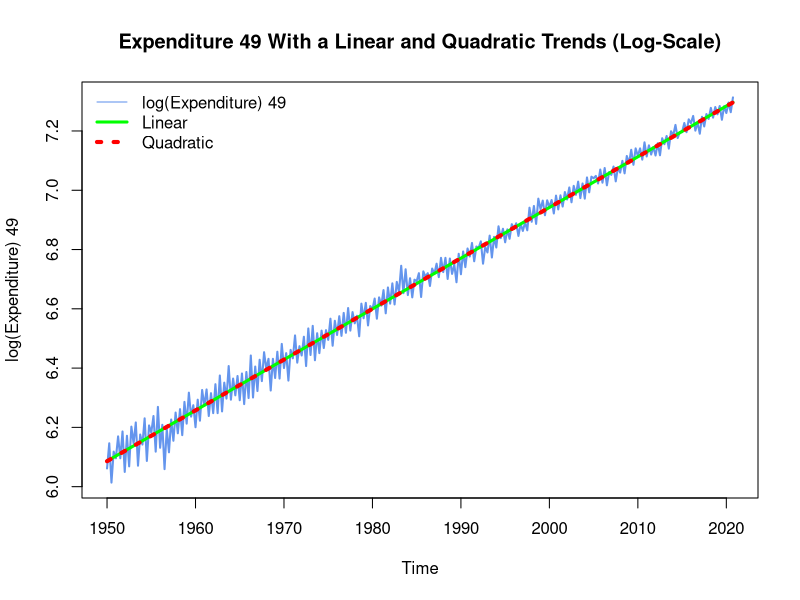
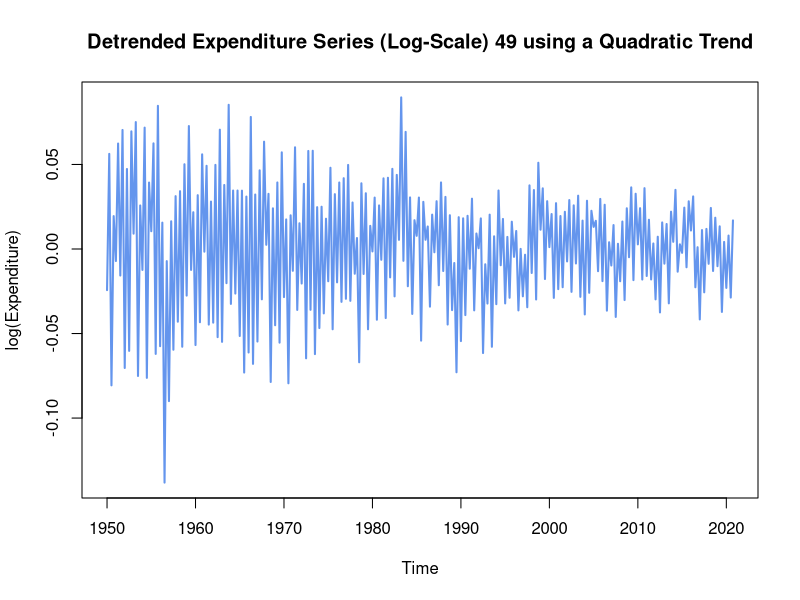
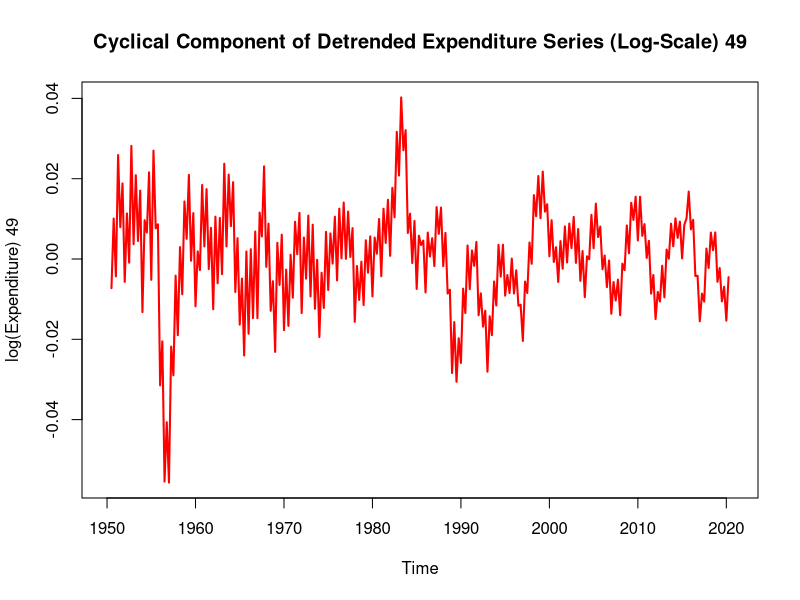

Generate these figures, in order, with R:
data49 <- read.csv("dat49.csv")
ExpQ49 <- ts(data49[3], frequency = 4, start = c(1950, 1))
lExpQ49 <- log(ExpQ49)

t <- time(lExpQ49, offset = 0.5)
t2 <- t ^ 2

# fit Trend
lcoefT_49 <- coef(lm(lExpQ49 ~ t))
lcoefT2_49 <- coef(lm(lExpQ49 ~ t + t2))
ltrend_49 <- lcoefT_49[1] + lcoefT_49[2] * t
ltrend2_49 <- lcoefT2_49[1] + lcoefT2_49[2] * t + lcoefT2_49[3] * t2
plot(lExpQ49, lwd=2, col = "cornflowerblue", 
     main="Expenditure 49 With a Linear and Quadratic Trends (Log-Scale)",
     ylab="log(Expenditure) 49")
lines(ltrend_49, col = "green", lty=1, lwd = 3)
lines(ltrend2_49, col = "red", lty=3, lwd = 4)
legend("topleft", c("log(Expenditure) 49", "Linear","Quadratic"), 
       col=c("cornflowerblue", "green", "red"), lty = c(1, 1, 3),
       lwd = c(1, 3, 4), bty='n')

CSI_49 <- lExpQ49 - ltrend2_49
plot(CSI_49, col = "cornflowerblue", lwd = 2,
     main="Detrended Expenditure Series (Log-Scale) 49 using a Quadratic Trend",
     ylab="log(Expenditure)")

dec_49 <- decompose(CSI_49, filter = rep(1/5, 5))
C_49 <- dec_49$trend

plot(C_49, col = "red", lwd = 2, lty = 1, 
     main = "Cyclical Component of Detrended Expenditure Series (Log-Scale) 49", 
     ylab = "log(Expenditure) 49")


